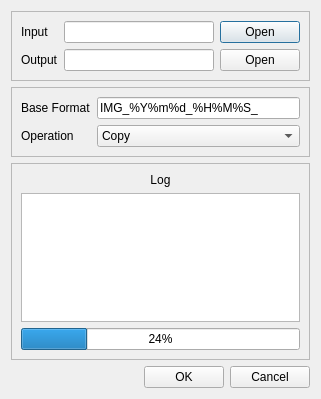
<?xml version="1.0" encoding="UTF-8"?>
<ui version="4.0">
 <class>MediaCopierDialog</class>
 <widget class="QDialog" name="MediaCopierDialog">
  <property name="geometry">
   <rect>
    <x>0</x>
    <y>0</y>
    <width>321</width>
    <height>399</height>
   </rect>
  </property>
  <property name="windowTitle">
   <string>Dialog</string>
  </property>
  <layout class="QVBoxLayout" name="verticalLayout">
   <item>
    <widget class="QFrame" name="frameDirs">
     <property name="sizePolicy">
      <sizepolicy hsizetype="Preferred" vsizetype="Maximum">
       <horstretch>0</horstretch>
       <verstretch>0</verstretch>
      </sizepolicy>
     </property>
     <property name="frameShape">
      <enum>QFrame::StyledPanel</enum>
     </property>
     <property name="frameShadow">
      <enum>QFrame::Raised</enum>
     </property>
     <layout class="QGridLayout" name="gridLayout">
      <item row="0" column="2">
       <widget class="QLineEdit" name="lineInputDir"/>
      </item>
      <item row="0" column="0">
       <widget class="QLabel" name="labelInputDir">
        <property name="text">
         <string>Input</string>
        </property>
       </widget>
      </item>
      <item row="0" column="3">
       <widget class="QDialogButtonBox" name="buttonOpenInputDir">
        <property name="sizePolicy">
         <sizepolicy hsizetype="Maximum" vsizetype="Fixed">
          <horstretch>0</horstretch>
          <verstretch>0</verstretch>
         </sizepolicy>
        </property>
        <property name="standardButtons">
         <set>QDialogButtonBox::Open</set>
        </property>
       </widget>
      </item>
      <item row="4" column="3">
       <widget class="QDialogButtonBox" name="buttonOpenOutputDir">
        <property name="sizePolicy">
         <sizepolicy hsizetype="Maximum" vsizetype="Fixed">
          <horstretch>0</horstretch>
          <verstretch>0</verstretch>
         </sizepolicy>
        </property>
        <property name="standardButtons">
         <set>QDialogButtonBox::Open</set>
        </property>
       </widget>
      </item>
      <item row="4" column="0">
       <widget class="QLabel" name="labelOutputDir">
        <property name="text">
         <string>Output</string>
        </property>
       </widget>
      </item>
      <item row="4" column="2">
       <widget class="QLineEdit" name="lineOutputDir"/>
      </item>
     </layout>
    </widget>
   </item>
   <item>
    <widget class="QFrame" name="frameParameter">
     <property name="sizePolicy">
      <sizepolicy hsizetype="Preferred" vsizetype="Maximum">
       <horstretch>0</horstretch>
       <verstretch>0</verstretch>
      </sizepolicy>
     </property>
     <property name="frameShape">
      <enum>QFrame::StyledPanel</enum>
     </property>
     <property name="frameShadow">
      <enum>QFrame::Raised</enum>
     </property>
     <layout class="QGridLayout" name="gridLayout_2">
      <item row="0" column="1">
       <widget class="QLineEdit" name="lineBaseFormat">
        <property name="text">
         <string>IMG_%Y%m%d_%H%M%S_</string>
        </property>
       </widget>
      </item>
      <item row="1" column="1">
       <widget class="QComboBox" name="comboOperation">
        <item>
         <property name="text">
          <string>Copy</string>
         </property>
        </item>
        <item>
         <property name="text">
          <string>Move</string>
         </property>
        </item>
       </widget>
      </item>
      <item row="1" column="0">
       <widget class="QLabel" name="labelOperation">
        <property name="text">
         <string>Operation</string>
        </property>
       </widget>
      </item>
      <item row="0" column="0">
       <widget class="QLabel" name="labelBaseFormat">
        <property name="text">
         <string>Base Format</string>
        </property>
       </widget>
      </item>
     </layout>
    </widget>
   </item>
   <item>
    <widget class="QFrame" name="frameLog">
     <property name="frameShape">
      <enum>QFrame::StyledPanel</enum>
     </property>
     <property name="frameShadow">
      <enum>QFrame::Raised</enum>
     </property>
     <layout class="QVBoxLayout" name="verticalLayout_2">
      <item>
       <widget class="QLabel" name="labelLog">
        <property name="text">
         <string>Log</string>
        </property>
        <property name="alignment">
         <set>Qt::AlignCenter</set>
        </property>
       </widget>
      </item>
      <item>
       <widget class="QPlainTextEdit" name="textLog">
        <property name="undoRedoEnabled">
         <bool>false</bool>
        </property>
        <property name="readOnly">
         <bool>true</bool>
        </property>
        <property name="backgroundVisible">
         <bool>false</bool>
        </property>
       </widget>
      </item>
      <item>
       <widget class="QProgressBar" name="progressBar">
        <property name="value">
         <number>24</number>
        </property>
       </widget>
      </item>
     </layout>
    </widget>
   </item>
   <item>
    <widget class="QDialogButtonBox" name="buttonRun">
     <property name="standardButtons">
      <set>QDialogButtonBox::Cancel|QDialogButtonBox::Ok</set>
     </property>
    </widget>
   </item>
  </layout>
 </widget>
 <resources/>
 <connections/>
</ui>
